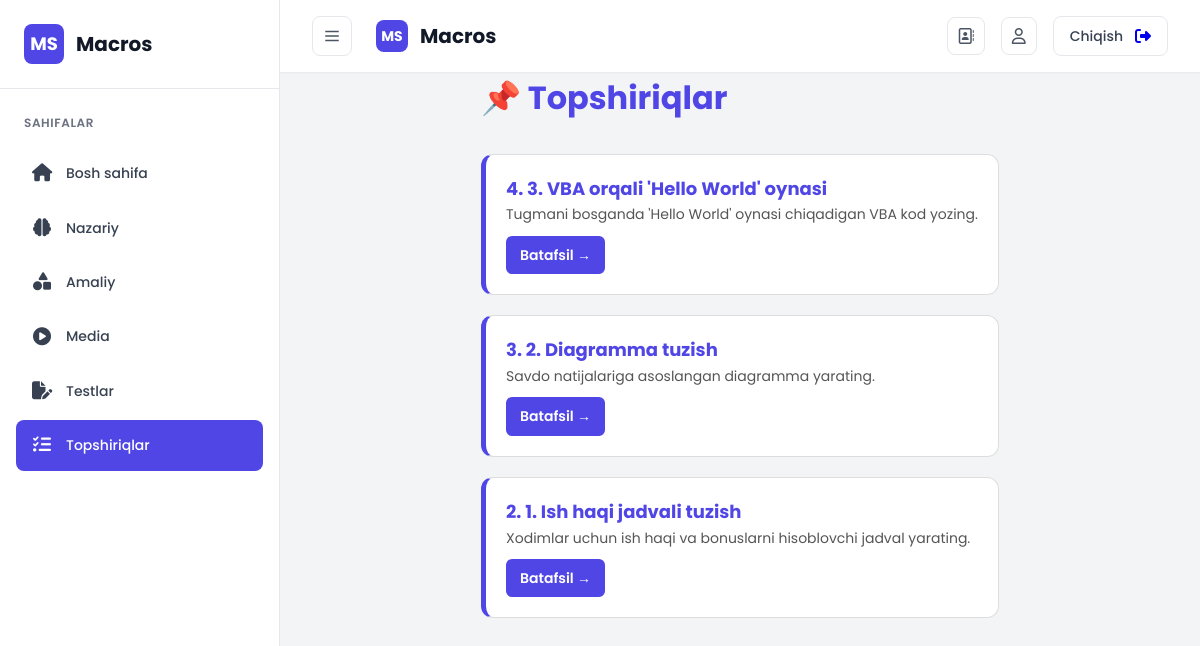
Screenshot of /macros/topshiriqlar/ (signed in) with the database file from the repository.
### macros/models.py (models this page shows, shortened)
class Topshiriq(models.Model):
    modul = models.ForeignKey(TopshiriqModul, on_delete=models.CASCADE)
    title = models.CharField(max_length=255)
    description = models.TextField()
    requirements = models.TextField(blank=True, null=True)
    example_file = models.FileField(upload_to='topshiriq_examples/', blank=True, null=True)
    deadline = models.DateTimeField(blank=True, null=True)
    created_at = models.DateTimeField(auto_now_add=True)

### macros/views.py (the view)
# urls.py: path('topshiriqlar/', views.topshiriq_list, name='topshiriq_list'),
@login_required
def topshiriq_list(request):
    topshiriqlar = Topshiriq.objects.all().order_by('-created_at')
    return render(request, 'macros/topshiriqlar.html', {
        'topshiriqlar': topshiriqlar
    })

### templates/macros/topshiriqlar.html (shortened to what this page needs)
<!DOCTYPE html>
<html lang="uz">
{% load static %}
<head>
    <link rel="stylesheet" href="{% static 'css/macros/style.css' %}">
    <link rel="stylesheet" href="https://cdnjs.cloudflare.com/ajax/libs/font-awesome/6.7.2/css/all.min.css  ">
</head>
<body>
<div class="container">
    {% include 'macros/base/sidebar.html' %}
    <main class="main-content" id="mainContent">
        {% include 'macros/base/header.html' %}
        <div class="container2">
            <h1>📌 Topshiriqlar</h1>
            <div class="card-grid">
                {% for topshiriq in topshiriqlar %}
                <div class="card">
                    <h3>{{topshiriq.id}}. {{topshiriq.title}}</h3>
                    <p>{{topshiriq.description}}</p>
                    <a href="{% url 'topshiriq_detail' topshiriq.id %}" class="btn">Batafsil →</a>
                </div>
                {% endfor %}
            </div>
        </div>
    </main>
</div>
</body>
</html>

### static/css/macros/style.css (style rules this page uses)
* { margin: 0; padding: 0; box-sizing: border-box; }
:root { --primary: #4f46e5; --primary-light: rgba(79, 70, 229, 0.1); --primary-dark: #3730a3; --black: #000000; --white: #ffffff; --gray-100: #f3f4f6; --gray-200: #e5e7eb; --gray-300: #d1d5db; --gray-400: #9ca3af; --gray-500: #6b7280; --gray-600: #4b5563; --gray-700: #374151; --gray-800: #1f2937; --gray-900: #111827; --radius-sm: 4px; --radius-md: 8px; --radius-lg: 16px; --shadow-sm: 0 1px 2px rgba(0, 0, 0, 0.05); --shadow-md: 0 4px 6px -1px rgba(0, 0, 0, 0.1), 0 2px 4px -1px rgba(0, 0, 0, 0.06); --shadow-lg: 0 10px 15px -3px rgba(0, 0, 0, 0.1), 0 4px 6px -2px rgba(0, 0, 0, 0.05); --transition: all 0.3s ease; }
body { font-family: "Poppins", sans-serif; background-color: var(--white); color: var(--gray-900); overflow-x: hidden; line-height: 1.6; }
.container { display: flex; min-height: 100vh; position: relative; }
.main-content { flex: 1; display: flex; flex-direction: column; margin-left: 280px; transition: var(--transition); background-color: var(--gray-100); }
.btn { padding: 0.875rem 1.75rem; border-radius: var(--radius-md); font-weight: 600; text-decoration: none; display: inline-block; transition: var(--transition); border: none; cursor: pointer; font-size: 0.875rem; }
body { background-color: #000; }
a { text-decoration: none !important; }

### templates/macros/topshiriqlar.html (style rules this page uses)
.container2 { max-width: 1000px; margin: 0 auto; }
.container2 h1 { color: #4f46e5; font-size: 32px; margin-bottom: 30px; }
.card-grid { display: grid; grid-template-columns: repeat(auto-fill, minmax(280px, 1fr)); gap: 20px; }
.card { background-color: white; border: 1px solid #ddd; border-left: 5px solid #4f46e5; border-radius: 12px; padding: 20px; transition: all 0.3s ease; }
.card h3 { margin-top: 0; font-size: 18px; color: #4f46e5; }
.card p { font-size: 14px; color: #555; }
.btn { display: inline-block; margin-top: 10px; padding: 8px 14px; background-color: #4f46e5; color: white; border-radius: 6px; text-decoration: none; font-size: 14px; }

### rows the page displays
Topshiriq: id "4", title "3. VBA orqali 'Hello World' oynasi", description "Tugmani bosganda 'Hello World' oynasi chiqadigan VBA kod yozing."
Topshiriq: id "3", title "2. Diagramma tuzish", description "Savdo natijalariga asoslangan diagramma yarating."
Topshiriq: id "2", title "1. Ish haqi jadvali tuzish", description "Xodimlar uchun ish haqi va bonuslarni hisoblovchi jadval yarating."
